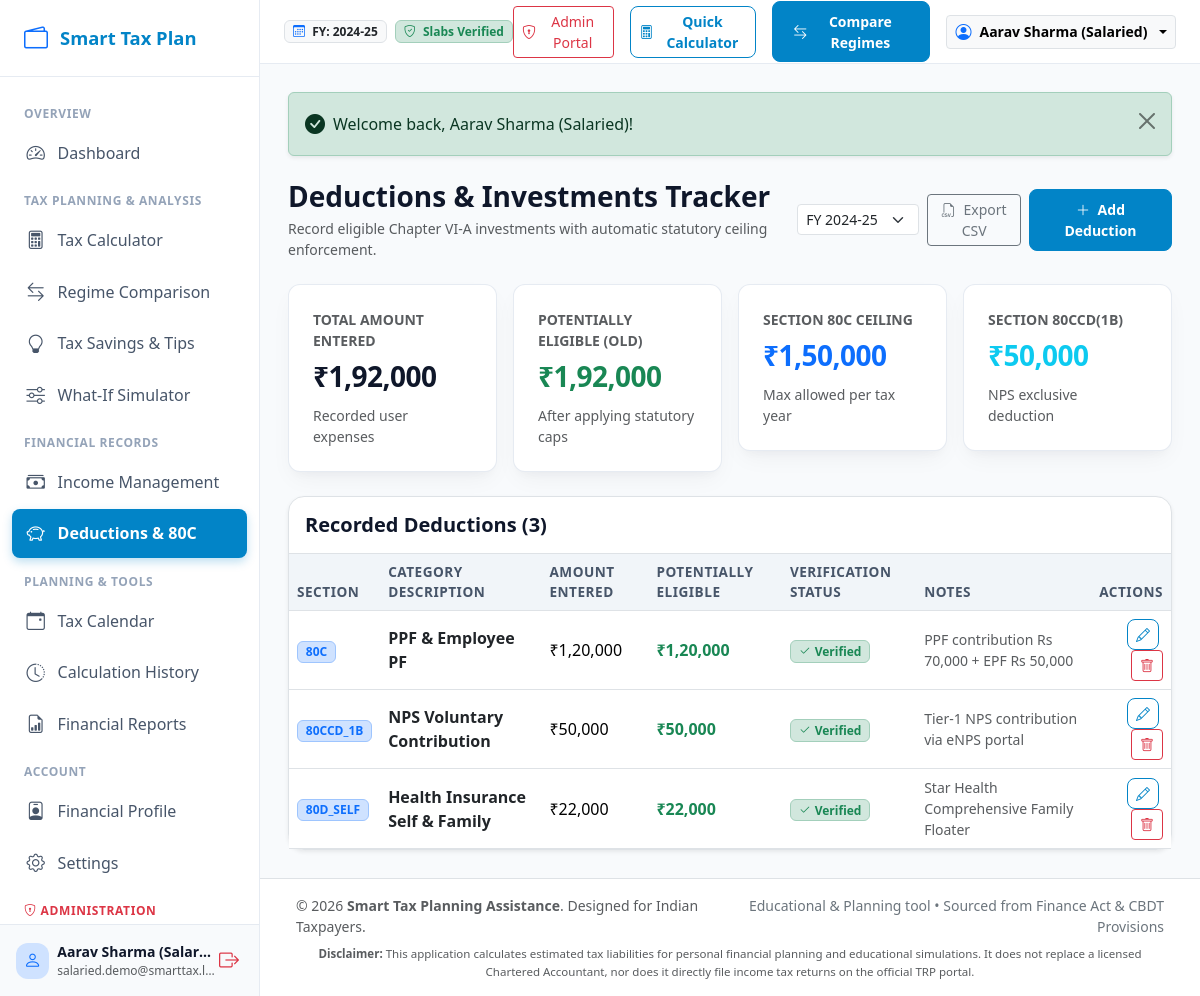
The app's page /deductions.php (signed in) with its own data.
### tables this page shows
CREATE TABLE `deduction_records` (
    `id` INT AUTO_INCREMENT PRIMARY KEY,
    `user_id` INT NOT NULL,
    `financial_year` VARCHAR(10) NOT NULL DEFAULT '2024-25',
    `section_code` VARCHAR(50) NOT NULL,
    `category` VARCHAR(100) NOT NULL,
    `amount_entered` DECIMAL(15,2) NOT NULL DEFAULT 0.00,
    `eligible_amount` DECIMAL(15,2) NOT NULL DEFAULT 0.00,
    `verification_status` ENUM('verified', 'pending_verification', 'document_provided', 'rejected') NOT NULL DEFAULT 'pending_verification',
    `notes` TEXT NULL,
    `created_at` DATETIME NOT NULL DEFAULT CURRENT_TIMESTAMP,
    `updated_at` DATETIME NOT NULL DEFAULT CURRENT_TIMESTAMP ON UPDATE CURRENT_TIMESTAMP,
    INDEX `idx_deductions_user_fy` (`user_id`, `financial_year`),
    INDEX `idx_deductions_section` (`section_code`),
    CONSTRAINT `fk_deduction_user` FOREIGN KEY (`user_id`) REFERENCES `users` (`id`) ON DELETE CASCADE
);

### config/app.php (called while the page is built, shortened)
<?php
function env($key, $default = null) {
    $val = getenv($key);
    return $val;
}
function baseUrl($path = '') {
    $scriptDir = str_replace('\\', '/', dirname($_SERVER['SCRIPT_NAME'] ?? ''));
    if ($scriptDir === '/' || $scriptDir === '\\' || $scriptDir === '.') {
        $scriptDir = '';
    }
    $scheme = (!empty($_SERVER['HTTPS']) && $_SERVER['HTTPS'] !== 'off') ? 'https' : 'http';
    $host = $_SERVER['HTTP_HOST'] ?? 'localhost';
    $base = $scheme . '://' . $host . $scriptDir;
    $path = ltrim($path, '/');
    return $path ? rtrim($base, '/') . '/' . $path : rtrim($base, '/');
}
function formatInr($number, $includeDecimal = false) {
    $negative = $number < 0;
    $number = abs($number);
    if ($includeDecimal) {
        $formatted = number_format($number, 2, '.', '');
        list($integerPart, $decimalPart) = explode('.', $formatted);
    } else {
        $integerPart = (string)round($number);
    }
    $len = strlen($integerPart);
    if ($len > 3) {
        $lastThree = substr($integerPart, -3);
        $remaining = substr($integerPart, 0, $len - 3);
        $remaining = preg_replace('/(\d)(?=(\d{2})+(?!\d))/', '$1,', $remaining);
        $formattedInteger = $remaining . ',' . $lastThree;
    } else {
        $formattedInteger = $integerPart;
    }
    $result = '₹' . ($negative ? '-' : '') . $formattedInteger;
    return $result;
}
function e($value) {
    return htmlspecialchars((string)($value ?? ''), ENT_QUOTES, 'UTF-8');
}

### repositories/DeductionRepository.php (called while the page is built, shortened)
<?php
require_once __DIR__ . '/../config/database.php';
class DeductionRepository {
    private PDO $db;
    public function __construct(?PDO $db = null) {
        $this->db = $db ?? getDb();
    }
    public function getByUserAndFy(int $userId, string $financialYear): array {
        $stmt = $this->db->prepare("
            SELECT * FROM `deduction_records`
            WHERE `user_id` = :uid AND `financial_year` = :fy
            ORDER BY `section_code` ASC, `id` DESC
        ");
        $stmt->execute([':uid' => $userId, ':fy' => $financialYear]);
        return $stmt->fetchAll();
    }
}

### config/database.php (called while the page is built, shortened)
<?php
require_once __DIR__ . '/app.php';
class Database {
    private static ?PDO $instance = null;
    public static function getConnection(): PDO {
        if (self::$instance !== null) {
            return self::$instance;
        }
        $host = env('DB_HOST', '127.0.0.1');
        $port = env('DB_PORT', '3306');
        $dbname = env('DB_NAME', 'smart_tax_planning');
        $user = env('DB_USER', 'root');
        $pass = env('DB_PASS', '');
        $dsn = "mysql:host={$host};port={$port};dbname={$dbname};charset=utf8mb4";
        $options = [
            PDO::ATTR_ERRMODE => PDO::ERRMODE_EXCEPTION,
            PDO::ATTR_DEFAULT_FETCH_MODE => PDO::FETCH_ASSOC,
            PDO::ATTR_EMULATE_PREPARES => false,
            PDO::MYSQL_ATTR_INIT_COMMAND => "SET NAMES utf8mb4 COLLATE utf8mb4_unicode_ci"
        ];
        try {
            self::$instance = new PDO($dsn, $user, $pass, $options);
        } catch (PDOException $e) {
            if ($e->getCode() == 1049 || str_contains($e->getMessage(), 'Unknown database')) {
                try {
                    $serverDsn = "mysql:host={$host};port={$port};charset=utf8mb4";
                    $serverPdo = new PDO($serverDsn, $user, $pass, $options);
                    $serverPdo->exec("CREATE DATABASE IF NOT EXISTS `{$dbname}` CHARACTER SET utf8mb4 COLLATE utf8mb4_unicode_ci;");
                    self::$instance = new PDO($dsn, $user, $pass, $options);
                    return self::$instance;
                } catch (Exception $inner) {
                    throw new RuntimeException("Database error: Could not auto-create database '{$dbname}'. " . $inner->getMessage());
                }
            }
            throw new RuntimeException("Database connection failed: " . $e->getMessage());
        }
        return self::$instance;
    }
}
function getDb(): PDO {
    return Database::getConnection();
}

### deductions.php (the view, shortened to what this page needs)
<?php
require_once __DIR__ . '/config/app.php';
require_once __DIR__ . '/repositories/DeductionRepository.php';
$userId = $_SESSION['user_id'];
$deductionRepo = new DeductionRepository();
$activeFy = $_GET['fy'] ?? $_SESSION['active_fy'] ?? '2024-25';
$records = $deductionRepo->getByUserAndFy($userId, $activeFy);
$totalEntered = 0.0;
$totalEligible = 0.0;
foreach ($records as $r) {
    $totalEntered += (float)$r['amount_entered'];
    $totalEligible += (float)$r['eligible_amount'];
}
require_once __DIR__ . '/includes/header.php';
?>
<div class="d-flex flex-column flex-md-row justify-content-between align-items-md-center gap-3 mb-4">
    <div>
        <h3 class="fw-bold mb-1">Deductions &amp; Investments Tracker</h3>
        <p class="text-muted small mb-0">Record eligible Chapter VI-A investments with automatic statutory ceiling enforcement.</p>
    </div>
    <div class="d-flex align-items-center gap-2">
        <select class="form-select form-select-sm" style="width: 140px;" onchange="location.href='?fy='+this.value">
            <option value="2024-25" <?= $activeFy === '2024-25' ? 'selected' : '' ?>>FY 2024-25</option>
        </select>
        <a href="?fy=<?= e($activeFy) ?>&action=export_csv" class="btn btn-outline-secondary btn-sm">
            <i class="bi bi-filetype-csv me-1"></i> Export CSV
        </a>
        <button type="button" class="btn btn-primary btn-sm" data-bs-toggle="modal" data-bs-target="#addDeductionModal">
            <i class="bi bi-plus-lg me-1"></i> Add Deduction
        </button>
    </div>
</div>
<div class="row g-3 mb-4">
    <div class="col-md-6 col-lg-3">
        <div class="stat-card">
            <div class="text-muted small fw-semibold text-uppercase mb-1">Total Amount Entered</div>
            <div class="stat-val"><?= formatInr($totalEntered) ?></div>
            <div class="text-muted small mt-2">Recorded user expenses</div>
        </div>
    </div>
    <div class="col-md-6 col-lg-3">
        <div class="stat-card">
            <div class="text-muted small fw-semibold text-uppercase mb-1">Potentially Eligible (Old)</div>
            <div class="stat-val text-success"><?= formatInr($totalEligible) ?></div>
            <div class="text-muted small mt-2">After applying statutory caps</div>
        </div>
    </div>
    <div class="col-md-6 col-lg-3">
        <div class="stat-card">
            <div class="text-muted small fw-semibold text-uppercase mb-1">Section 80C Ceiling</div>
            <div class="stat-val text-primary">₹1,50,000</div>
            <div class="text-muted small mt-2">Max allowed per tax year</div>
        </div>
    </div>
    <div class="col-md-6 col-lg-3">
        <div class="stat-card">
            <div class="text-muted small fw-semibold text-uppercase mb-1">Section 80CCD(1B)</div>
            <div class="stat-val text-info">₹50,000</div>
            <div class="text-muted small mt-2">NPS exclusive deduction</div>
        </div>
    </div>
</div>
<div class="glass-card bg-white border shadow-sm">
    <div class="p-3 border-bottom d-flex justify-content-between align-items-center">
        <h5 class="fw-bold mb-0">Recorded Deductions (<?= count($records) ?>)</h5>
    </div>
    <?php if (empty($records)): ?>
        <div class="empty-state py-5">
            <div class="empty-state-icon"><i class="bi bi-piggy-bank"></i></div>
            <h5 class="fw-bold">No Deductions Recorded Yet</h5>
            <p class="text-muted small max-w-sm mx-auto mb-3">Add investments like PPF, ELSS, health insurance policies, or NPS contributions to evaluate your Old Regime tax savings.</p>
            <button type="button" class="btn btn-primary btn-sm px-4" data-bs-toggle="modal" data-bs-target="#addDeductionModal">
                <i class="bi bi-plus-lg me-1"></i> Add First Deduction
            </button>
        </div>
    <?php else: ?>
        <div class="table-responsive">
            <table class="table table-hover table-financial mb-0 align-middle">
                <thead>
                    <tr>
                        <th>Section</th>
                        <th>Category Description</th>
                        <th>Amount Entered</th>
                        <th>Potentially Eligible</th>
                        <th>Verification Status</th>
                        <th>Notes</th>
                        <th class="text-end">Actions</th>
                    </tr>
                </thead>
                <tbody>
                    <?php foreach ($records as $r): ?>
                        <tr>
                            <td><span class="badge bg-primary-subtle text-primary border border-primary-subtle fw-semibold"><?= e($r['section_code']) ?></span></td>
                            <td class="fw-semibold text-dark"><?= e($r['category']) ?></td>
                            <td><?= formatInr($r['amount_entered']) ?></td>
                            <td class="text-success fw-bold"><?= formatInr($r['eligible_amount']) ?></td>
                            <td>
                                <?php if ($r['verification_status'] === 'verified'): ?>
                                    <span class="badge bg-success-subtle text-success border border-success-subtle"><i class="bi bi-check2 me-1"></i>Verified</span>
                                <?php elseif ($r['verification_status'] === 'document_provided'): ?>
                                    <span class="badge bg-info-subtle text-info border border-info-subtle"><i class="bi bi-file-earmark-check me-1"></i>Doc Provided</span>
                                <?php else: ?>
                                    <span class="badge bg-warning-subtle text-warning border border-warning-subtle"><i class="bi bi-clock me-1"></i>Pending</span>
                                <?php endif; ?>
                            </td>
                            <td class="text-muted small"><?= e($r['notes'] ?? '—') ?></td>
                            <td class="text-end">
                                <button type="button" class="btn btn-sm btn-outline-primary me-1"
                                    onclick='openEditModal(<?= json_encode($r) ?>)'>
                                    <i class="bi bi-pencil"></i>
                                </button>
                                <form method="POST" action="<?= baseUrl('deductions.php') ?>" class="d-inline" onsubmit="return confirm('Are you sure you want to remove this deduction record?');">
                                    <button type="submit" class="btn btn-sm btn-outline-danger">
                                        <i class="bi bi-trash"></i>
                                    </button>
                                </form>
                            </td>
                        </tr>
                    <?php endforeach; ?>
                </tbody>
            </table>
        </div>
    <?php endif; ?>
</div>
<?php require_once __DIR__ . '/includes/footer.php'; ?>

### assets/css/style.css (style rules this page uses)
:root { --primary-color: #0284c7; --primary-hover: #0369a1; --primary-light: #e0f2fe; --secondary-color: #0f766e; --accent-color: #38bdf8; --success-color: #10b981; --warning-color: #f59e0b; --danger-color: #ef4444; --bg-main: #f8fafc; --bg-card: rgba(255, 255, 255, 0.88); --border-color: rgba(226, 232, 240, 0.85); --text-primary: #0f172a; --text-muted: #64748b; --glass-blur: blur(12px); --card-shadow: 0 10px 25px -5px rgba(15, 23, 42, 0.05), 0 8px 10px -6px rgba(15, 23, 42, 0.03); --card-shadow-hover: 0 20px 30px -10px rgba(2, 132, 199, 0.12); --radius-lg: 16px; --radius-md: 12px; }
body { font-family: 'Segoe UI', system-ui, -apple-system, BlinkMacSystemFont, Roboto, sans-serif; background-color: var(--bg-main); color: var(--text-primary); min-height: 100vh; display: flex; flex-direction: column; }
.glass-card { background: var(--bg-card); backdrop-filter: var(--glass-blur); -webkit-backdrop-filter: var(--glass-blur); border: 1px solid var(--border-color); border-radius: var(--radius-lg); box-shadow: var(--card-shadow); transition: transform 0.2s ease, box-shadow 0.2s ease; }
.stat-card { border-radius: var(--radius-md); padding: 1.5rem; position: relative; overflow: hidden; background: #ffffff; border: 1px solid var(--border-color); box-shadow: var(--card-shadow); transition: all 0.25s ease; }
.stat-val { font-size: 1.75rem; font-weight: 700; color: var(--text-primary); letter-spacing: -0.5px; }
.btn-primary { background-color: var(--primary-color); border-color: var(--primary-color); font-weight: 600; padding: 0.55rem 1.25rem; border-radius: 8px; transition: all 0.2s; }
.btn-outline-primary { color: var(--primary-color); border-color: var(--primary-color); border-radius: 8px; font-weight: 600; }
.table-financial { vertical-align: middle; }
.table-financial thead th { background-color: #f1f5f9; color: #475569; font-weight: 600; font-size: 0.85rem; text-transform: uppercase; letter-spacing: 0.5px; border-top: none; }

### assets/css/admin.css (style rules this page uses)
:root { --admin-primary: #4f46e5; --admin-primary-dark: #3730a3; --admin-primary-light: #e0e7ff; --admin-accent: #06b6d4; --admin-emerald: #10b981; --admin-amber: #f59e0b; --admin-rose: #f43f5e; --admin-slate-dark: #0f172a; --admin-card-bg: rgba(255, 255, 255, 0.92); --admin-card-border: rgba(226, 232, 240, 0.85); --admin-glow: 0 10px 30px -10px rgba(79, 70, 229, 0.15); }

### records on screen
deduction_records: section_code "80C", category "PPF & Employee PF", amount_entered "₹1,20,000", eligible_amount "₹1,20,000", verification_status "verified" (drawn), notes "PPF contribution Rs 70,000 + EPF Rs 50,000"
deduction_records: section_code "80CCD_1B", category "NPS Voluntary Contribution", amount_entered "₹50,000", eligible_amount "₹50,000", verification_status "verified" (drawn), notes "Tier-1 NPS contribution via eNPS portal"
deduction_records: section_code "80D_SELF", category "Health Insurance Self & Family", amount_entered "₹22,000", eligible_amount "₹22,000", verification_status "verified" (drawn), notes "Star Health Comprehensive Family Floater"

### other values on screen
$user['name'] "Aarav Sharma (Salar…"
$user['email'] "salaried.demo@smarttax.l…"
$activeFy "2024-25"
$user['name'] "Aarav Sharma (Salaried)"
$flash['message'] "Welcome back, Aarav Sharma (Salaried)!"
formatInr($totalEntered) "₹1,92,000"
formatInr($totalEligible) "₹1,92,000"
count($records) "3"
